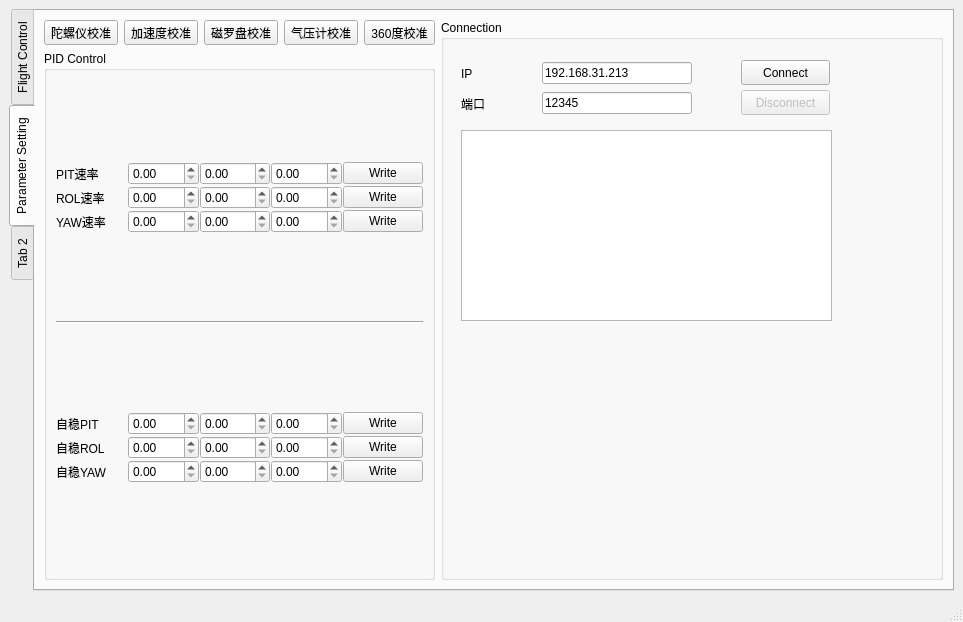
<?xml version="1.0" encoding="UTF-8"?>
<ui version="4.0">
 <class>MainWindow</class>
 <widget class="QMainWindow" name="MainWindow">
  <property name="geometry">
   <rect>
    <x>0</x>
    <y>0</y>
    <width>963</width>
    <height>622</height>
   </rect>
  </property>
  <property name="windowTitle">
   <string>MainWindow</string>
  </property>
  <widget class="QWidget" name="centralwidget">
   <layout class="QGridLayout" name="gridLayout">
    <item row="0" column="0">
     <widget class="QTabWidget" name="tabWidget_PanelMain">
      <property name="tabPosition">
       <enum>QTabWidget::West</enum>
      </property>
      <property name="currentIndex">
       <number>1</number>
      </property>
      <widget class="QWidget" name="tab1_FlightControl">
       <attribute name="title">
        <string>Flight Control</string>
       </attribute>
       <layout class="QGridLayout" name="gridLayout_2">
        <item row="0" column="0">
         <layout class="QVBoxLayout" name="verticalLayout" stretch="1,1">
          <item>
           <layout class="QHBoxLayout" name="horizontalLayout_AnimationDisplay">
            <item>
             <widget class="QWidget" name="widget" native="true">
              <layout class="QGridLayout" name="gridLayout_4"/>
             </widget>
            </item>
            <item>
             <widget class="QWidget" name="widget_2" native="true">
              <layout class="QGridLayout" name="gridLayout_5"/>
             </widget>
            </item>
           </layout>
          </item>
          <item>
           <layout class="QHBoxLayout" name="horizontalLayout" stretch="2,2,1">
            <item>
             <widget class="QGroupBox" name="groupBox_FlightControlInfo">
              <property name="title">
               <string>Flight control information</string>
              </property>
             </widget>
            </item>
            <item>
             <widget class="QGroupBox" name="groupBox_SensorData">
              <property name="title">
               <string>Sensor Data</string>
              </property>
              <layout class="QVBoxLayout" name="verticalLayout_2">
               <item>
                <layout class="QHBoxLayout" name="horizontalLayout_SensorData_Upper" stretch="1,0,1">
                 <item>
                  <layout class="QVBoxLayout" name="verticalLayout_ACC">
                   <item>
                    <layout class="QHBoxLayout" name="horizontalLayout_ACC_X" stretch="1,1">
                     <item>
                      <widget class="QLabel" name="label_ACC_X">
                       <property name="text">
                        <string>ACC-X</string>
                       </property>
                      </widget>
                     </item>
                     <item>
                      <widget class="QLineEdit" name="lineEdit_ACC_X"/>
                     </item>
                    </layout>
                   </item>
                   <item>
                    <layout class="QHBoxLayout" name="horizontalLayout_ACC_Y" stretch="1,1">
                     <item>
                      <widget class="QLabel" name="label_ACC_Y">
                       <property name="text">
                        <string>ACC-Y</string>
                       </property>
                      </widget>
                     </item>
                     <item>
                      <widget class="QLineEdit" name="lineEdit_ACC_Y"/>
                     </item>
                    </layout>
                   </item>
                   <item>
                    <layout class="QHBoxLayout" name="horizontalLayout_ACC_Z" stretch="1,1">
                     <item>
                      <widget class="QLabel" name="label_ACC_Z">
                       <property name="text">
                        <string>ACC-Z</string>
                       </property>
                      </widget>
                     </item>
                     <item>
                      <widget class="QLineEdit" name="lineEdit_ACC_Z"/>
                     </item>
                    </layout>
                   </item>
                  </layout>
                 </item>
                 <item>
                  <spacer name="horizontalSpacer">
                   <property name="orientation">
                    <enum>Qt::Horizontal</enum>
                   </property>
                   <property name="sizeHint" stdset="0">
                    <size>
                     <width>40</width>
                     <height>20</height>
                    </size>
                   </property>
                  </spacer>
                 </item>
                 <item>
                  <layout class="QVBoxLayout" name="verticalLayout_GYR">
                   <item>
                    <layout class="QHBoxLayout" name="horizontalLayout_GYR_X" stretch="1,1">
                     <item>
                      <widget class="QLabel" name="label_GYR_X">
                       <property name="text">
                        <string>GYR-X</string>
                       </property>
                      </widget>
                     </item>
                     <item>
                      <widget class="QLineEdit" name="lineEdit_GYR_X"/>
                     </item>
                    </layout>
                   </item>
                   <item>
                    <layout class="QHBoxLayout" name="horizontalLayout_GYR_Y" stretch="1,1">
                     <item>
                      <widget class="QLabel" name="label_GYR_Y">
                       <property name="text">
                        <string>GYR-Y</string>
                       </property>
                      </widget>
                     </item>
                     <item>
                      <widget class="QLineEdit" name="lineEdit_GYR_Y"/>
                     </item>
                    </layout>
                   </item>
                   <item>
                    <layout class="QHBoxLayout" name="horizontalLayout_GYR_Z" stretch="1,1">
                     <item>
                      <widget class="QLabel" name="label_GYR_Z">
                       <property name="text">
                        <string>GYR-Z</string>
                       </property>
                      </widget>
                     </item>
                     <item>
                      <widget class="QLineEdit" name="lineEdit_GYR_Z"/>
                     </item>
                    </layout>
                   </item>
                  </layout>
                 </item>
                </layout>
               </item>
               <item>
                <widget class="Line" name="line_SensorData">
                 <property name="orientation">
                  <enum>Qt::Horizontal</enum>
                 </property>
                </widget>
               </item>
               <item>
                <layout class="QHBoxLayout" name="horizontalLayout_SensorData_Bottom" stretch="1,0,1">
                 <item>
                  <layout class="QVBoxLayout" name="verticalLayout_MAG">
                   <item>
                    <layout class="QHBoxLayout" name="horizontalLayout_MAG_X" stretch="1,1">
                     <item>
                      <widget class="QLabel" name="label_MAG_X">
                       <property name="text">
                        <string>MAG-X</string>
                       </property>
                      </widget>
                     </item>
                     <item>
                      <widget class="QLineEdit" name="lineEdit_MAG_X"/>
                     </item>
                    </layout>
                   </item>
                   <item>
                    <layout class="QHBoxLayout" name="horizontalLayout_MAG_Y" stretch="1,1">
                     <item>
                      <widget class="QLabel" name="label_MAG_Y">
                       <property name="text">
                        <string>MAG-Y</string>
                       </property>
                      </widget>
                     </item>
                     <item>
                      <widget class="QLineEdit" name="lineEdit_MAG_Y"/>
                     </item>
                    </layout>
                   </item>
                   <item>
                    <layout class="QHBoxLayout" name="horizontalLayout_MAG_Z" stretch="1,1">
                     <item>
                      <widget class="QLabel" name="label_MAG_Z">
                       <property name="text">
                        <string>MAG-Z</string>
                       </property>
                      </widget>
                     </item>
                     <item>
                      <widget class="QLineEdit" name="lineEdit_MAG_Z"/>
                     </item>
                    </layout>
                   </item>
                  </layout>
                 </item>
                 <item>
                  <spacer name="horizontalSpacer_2">
                   <property name="orientation">
                    <enum>Qt::Horizontal</enum>
                   </property>
                   <property name="sizeHint" stdset="0">
                    <size>
                     <width>40</width>
                     <height>20</height>
                    </size>
                   </property>
                  </spacer>
                 </item>
                 <item>
                  <layout class="QVBoxLayout" name="verticalLayout_Altitude">
                   <item>
                    <layout class="QHBoxLayout" name="horizontalLayout_Altitude" stretch="1,1">
                     <item>
                      <widget class="QLabel" name="label_Altitude">
                       <property name="text">
                        <string>Altitude</string>
                       </property>
                      </widget>
                     </item>
                     <item>
                      <widget class="QLineEdit" name="lineEdit_Altitude"/>
                     </item>
                    </layout>
                   </item>
                   <item>
                    <layout class="QHBoxLayout" name="horizontalLayout_Ultrasound" stretch="1,1">
                     <item>
                      <widget class="QLabel" name="label_Ultrasound">
                       <property name="text">
                        <string>Ultrasou</string>
                       </property>
                      </widget>
                     </item>
                     <item>
                      <widget class="QLineEdit" name="lineEdit_Ultrasound"/>
                     </item>
                    </layout>
                   </item>
                   <item>
                    <layout class="QHBoxLayout" name="horizontalLayout_Temp" stretch="1,1">
                     <item>
                      <widget class="QLabel" name="label_Temp">
                       <property name="text">
                        <string>Temp</string>
                       </property>
                      </widget>
                     </item>
                     <item>
                      <widget class="QLineEdit" name="lineEdit_Temp"/>
                     </item>
                    </layout>
                   </item>
                  </layout>
                 </item>
                </layout>
               </item>
              </layout>
             </widget>
            </item>
            <item>
             <widget class="QGroupBox" name="groupBox_GPS">
              <property name="title">
               <string>GPS</string>
              </property>
             </widget>
            </item>
           </layout>
          </item>
         </layout>
        </item>
       </layout>
      </widget>
      <widget class="QWidget" name="tab2_ParameterSetting">
       <attribute name="title">
        <string>Parameter Setting</string>
       </attribute>
       <layout class="QHBoxLayout" name="horizontalLayout_2" stretch="1,2">
        <item>
         <layout class="QVBoxLayout" name="verticalLayout_4">
          <item>
           <layout class="QHBoxLayout" name="horizontalLayout_Calibration_Control">
            <item>
             <widget class="QToolButton" name="toolButton_Calib_Gyto">
              <property name="text">
               <string>陀螺仪校准</string>
              </property>
              <property name="icon">
               <iconset resource="resource.qrc">
                <normaloff>:/qrc/icon/gyroscope.png</normaloff>:/qrc/icon/gyroscope.png</iconset>
              </property>
              <property name="iconSize">
               <size>
                <width>50</width>
                <height>50</height>
               </size>
              </property>
              <property name="toolButtonStyle">
               <enum>Qt::ToolButtonTextUnderIcon</enum>
              </property>
             </widget>
            </item>
            <item>
             <widget class="QToolButton" name="toolButton_Calib_Accelerate">
              <property name="text">
               <string>加速度校准</string>
              </property>
              <property name="icon">
               <iconset resource="resource.qrc">
                <normaloff>:/qrc/icon/accelerometer.png</normaloff>:/qrc/icon/accelerometer.png</iconset>
              </property>
              <property name="iconSize">
               <size>
                <width>50</width>
                <height>50</height>
               </size>
              </property>
              <property name="toolButtonStyle">
               <enum>Qt::ToolButtonTextUnderIcon</enum>
              </property>
             </widget>
            </item>
            <item>
             <widget class="QToolButton" name="toolButton_Calib_Compass">
              <property name="text">
               <string>磁罗盘校准</string>
              </property>
              <property name="icon">
               <iconset resource="resource.qrc">
                <normaloff>:/qrc/icon/compass.png</normaloff>:/qrc/icon/compass.png</iconset>
              </property>
              <property name="iconSize">
               <size>
                <width>50</width>
                <height>50</height>
               </size>
              </property>
              <property name="toolButtonStyle">
               <enum>Qt::ToolButtonTextUnderIcon</enum>
              </property>
             </widget>
            </item>
            <item>
             <widget class="QToolButton" name="toolButton_Calib_AirPressure">
              <property name="text">
               <string>气压计校准</string>
              </property>
              <property name="icon">
               <iconset resource="resource.qrc">
                <normaloff>:/qrc/icon/barometer.png</normaloff>:/qrc/icon/barometer.png</iconset>
              </property>
              <property name="iconSize">
               <size>
                <width>50</width>
                <height>50</height>
               </size>
              </property>
              <property name="toolButtonStyle">
               <enum>Qt::ToolButtonTextUnderIcon</enum>
              </property>
             </widget>
            </item>
            <item>
             <widget class="QToolButton" name="toolButton_Calib_SixDirection">
              <property name="text">
               <string>360度校准</string>
              </property>
              <property name="icon">
               <iconset resource="resource.qrc">
                <normaloff>:/qrc/icon/360direction.png</normaloff>:/qrc/icon/360direction.png</iconset>
              </property>
              <property name="iconSize">
               <size>
                <width>50</width>
                <height>50</height>
               </size>
              </property>
              <property name="toolButtonStyle">
               <enum>Qt::ToolButtonTextUnderIcon</enum>
              </property>
             </widget>
            </item>
           </layout>
          </item>
          <item>
           <widget class="QGroupBox" name="groupBox_PID_Control">
            <property name="title">
             <string>PID Control</string>
            </property>
            <layout class="QVBoxLayout" name="verticalLayout_3">
             <item>
              <layout class="QVBoxLayout" name="verticalLayout_Rate_Adjust" stretch="1,1,1">
               <property name="spacing">
                <number>1</number>
               </property>
               <item>
                <layout class="QHBoxLayout" name="horizontalLayout_PITRate" stretch="1,1,1,1,1">
                 <item>
                  <widget class="QLabel" name="label_PITRate">
                   <property name="text">
                    <string>PIT速率</string>
                   </property>
                  </widget>
                 </item>
                 <item>
                  <widget class="QDoubleSpinBox" name="doubleSpinBox_PITRate_P_Value"/>
                 </item>
                 <item>
                  <widget class="QDoubleSpinBox" name="doubleSpinBox_PITRate_I_Value"/>
                 </item>
                 <item>
                  <widget class="QDoubleSpinBox" name="doubleSpinBox_PITRate_D_Value"/>
                 </item>
                 <item>
                  <widget class="QPushButton" name="pushButton_PITRate_Write">
                   <property name="text">
                    <string>Write</string>
                   </property>
                  </widget>
                 </item>
                </layout>
               </item>
               <item>
                <layout class="QHBoxLayout" name="horizontalLayout_ROLRate" stretch="1,1,1,1,1">
                 <item>
                  <widget class="QLabel" name="label_ROLRate">
                   <property name="text">
                    <string>ROL速率</string>
                   </property>
                  </widget>
                 </item>
                 <item>
                  <widget class="QDoubleSpinBox" name="doubleSpinBox_ROLRate_P_Value"/>
                 </item>
                 <item>
                  <widget class="QDoubleSpinBox" name="doubleSpinBox_ROLRate_I_Value"/>
                 </item>
                 <item>
                  <widget class="QDoubleSpinBox" name="doubleSpinBox_ROLRate_D_Value"/>
                 </item>
                 <item>
                  <widget class="QPushButton" name="pushButton_ROLRate_Write">
                   <property name="text">
                    <string>Write</string>
                   </property>
                  </widget>
                 </item>
                </layout>
               </item>
               <item>
                <layout class="QHBoxLayout" name="horizontalLayout_YAWRate" stretch="1,1,1,1,1">
                 <item>
                  <widget class="QLabel" name="label_YAWRate">
                   <property name="text">
                    <string>YAW速率</string>
                   </property>
                  </widget>
                 </item>
                 <item>
                  <widget class="QDoubleSpinBox" name="doubleSpinBox_YAWRate_P_Value"/>
                 </item>
                 <item>
                  <widget class="QDoubleSpinBox" name="doubleSpinBox_YAWRate_I_Value"/>
                 </item>
                 <item>
                  <widget class="QDoubleSpinBox" name="doubleSpinBox_YAWRate_D_Value"/>
                 </item>
                 <item>
                  <widget class="QPushButton" name="pushButton_YAWRate_Write">
                   <property name="text">
                    <string>Write</string>
                   </property>
                  </widget>
                 </item>
                </layout>
               </item>
              </layout>
             </item>
             <item>
              <widget class="Line" name="line">
               <property name="orientation">
                <enum>Qt::Horizontal</enum>
               </property>
              </widget>
             </item>
             <item>
              <layout class="QVBoxLayout" name="verticalLayout_Self_Stabilization" stretch="1,1,1">
               <property name="spacing">
                <number>1</number>
               </property>
               <item>
                <layout class="QHBoxLayout" name="horizontalLayout_PIT_SelfStable" stretch="1,1,1,1,1">
                 <item>
                  <widget class="QLabel" name="label_PITSelfStable">
                   <property name="text">
                    <string>自稳PIT</string>
                   </property>
                  </widget>
                 </item>
                 <item>
                  <widget class="QDoubleSpinBox" name="doubleSpinBox_PITSelfStable_P_Value"/>
                 </item>
                 <item>
                  <widget class="QDoubleSpinBox" name="doubleSpinBox_PITSelfStable_I_Value"/>
                 </item>
                 <item>
                  <widget class="QDoubleSpinBox" name="doubleSpinBox_PITSelfStable_D_Value"/>
                 </item>
                 <item>
                  <widget class="QPushButton" name="pushButton_PITSelfStable_Write">
                   <property name="text">
                    <string>Write</string>
                   </property>
                  </widget>
                 </item>
                </layout>
               </item>
               <item>
                <layout class="QHBoxLayout" name="horizontalLayout_ROL_SelfStable" stretch="1,1,1,1,1">
                 <item>
                  <widget class="QLabel" name="label_ROLSelfStable">
                   <property name="text">
                    <string>自稳ROL</string>
                   </property>
                  </widget>
                 </item>
                 <item>
                  <widget class="QDoubleSpinBox" name="doubleSpinBox_ROLSelfStable_P_Value"/>
                 </item>
                 <item>
                  <widget class="QDoubleSpinBox" name="doubleSpinBox_ROLSelfStable_I_Value"/>
                 </item>
                 <item>
                  <widget class="QDoubleSpinBox" name="doubleSpinBox_ROLSelfStable_D_Value"/>
                 </item>
                 <item>
                  <widget class="QPushButton" name="pushButton_ROLSelfStable_Write">
                   <property name="text">
                    <string>Write</string>
                   </property>
                  </widget>
                 </item>
                </layout>
               </item>
               <item>
                <layout class="QHBoxLayout" name="horizontalLayout_YAW_SelfStable" stretch="1,1,1,1,1">
                 <item>
                  <widget class="QLabel" name="label_YAWSelfStable">
                   <property name="text">
                    <string>自稳YAW</string>
                   </property>
                  </widget>
                 </item>
                 <item>
                  <widget class="QDoubleSpinBox" name="doubleSpinBox_YAWSelfStable_P_Value"/>
                 </item>
                 <item>
                  <widget class="QDoubleSpinBox" name="doubleSpinBox_YAWSelfStable_I_Value"/>
                 </item>
                 <item>
                  <widget class="QDoubleSpinBox" name="doubleSpinBox_YAWSelfStable_D_Value"/>
                 </item>
                 <item>
                  <widget class="QPushButton" name="pushButton_YAWSelfStable_Write">
                   <property name="text">
                    <string>Write</string>
                   </property>
                  </widget>
                 </item>
                </layout>
               </item>
              </layout>
             </item>
            </layout>
           </widget>
          </item>
         </layout>
        </item>
        <item>
         <widget class="QGroupBox" name="groupBox_Connection">
          <property name="title">
           <string>Connection</string>
          </property>
          <widget class="QPushButton" name="pushButton_Network_Connect">
           <property name="geometry">
            <rect>
             <x>300</x>
             <y>40</y>
             <width>89</width>
             <height>25</height>
            </rect>
           </property>
           <property name="text">
            <string>Connect</string>
           </property>
          </widget>
          <widget class="QPushButton" name="pushButton_Network_Disconnect">
           <property name="enabled">
            <bool>false</bool>
           </property>
           <property name="geometry">
            <rect>
             <x>300</x>
             <y>70</y>
             <width>89</width>
             <height>25</height>
            </rect>
           </property>
           <property name="text">
            <string>Disconnect</string>
           </property>
          </widget>
          <widget class="QTextBrowser" name="textBrowser_test">
           <property name="geometry">
            <rect>
             <x>20</x>
             <y>110</y>
             <width>371</width>
             <height>191</height>
            </rect>
           </property>
          </widget>
          <widget class="QWidget" name="">
           <property name="geometry">
            <rect>
             <x>20</x>
             <y>40</y>
             <width>231</width>
             <height>27</height>
            </rect>
           </property>
           <layout class="QHBoxLayout" name="horizontalLayout_3" stretch="1,2">
            <item>
             <widget class="QLabel" name="label_Network_IPAddr">
              <property name="text">
               <string>IP</string>
              </property>
             </widget>
            </item>
            <item>
             <widget class="QLineEdit" name="lineEdit_Network_IPAddr">
              <property name="text">
               <string>192.168.31.213</string>
              </property>
             </widget>
            </item>
           </layout>
          </widget>
          <widget class="QWidget" name="">
           <property name="geometry">
            <rect>
             <x>20</x>
             <y>70</y>
             <width>231</width>
             <height>27</height>
            </rect>
           </property>
           <layout class="QHBoxLayout" name="horizontalLayout_4" stretch="1,2">
            <item>
             <widget class="QLabel" name="label_Network_Port">
              <property name="text">
               <string>端口</string>
              </property>
             </widget>
            </item>
            <item>
             <widget class="QLineEdit" name="lineEdit_Network_Port">
              <property name="text">
               <string>12345</string>
              </property>
             </widget>
            </item>
           </layout>
          </widget>
         </widget>
        </item>
       </layout>
      </widget>
      <widget class="QWidget" name="tab3">
       <attribute name="title">
        <string>Tab 2</string>
       </attribute>
      </widget>
     </widget>
    </item>
   </layout>
  </widget>
  <widget class="QMenuBar" name="menubar">
   <property name="geometry">
    <rect>
     <x>0</x>
     <y>0</y>
     <width>963</width>
     <height>22</height>
    </rect>
   </property>
  </widget>
  <widget class="QStatusBar" name="statusbar"/>
 </widget>
 <resources>
  <include location="resource.qrc"/>
 </resources>
 <connections/>
</ui>
